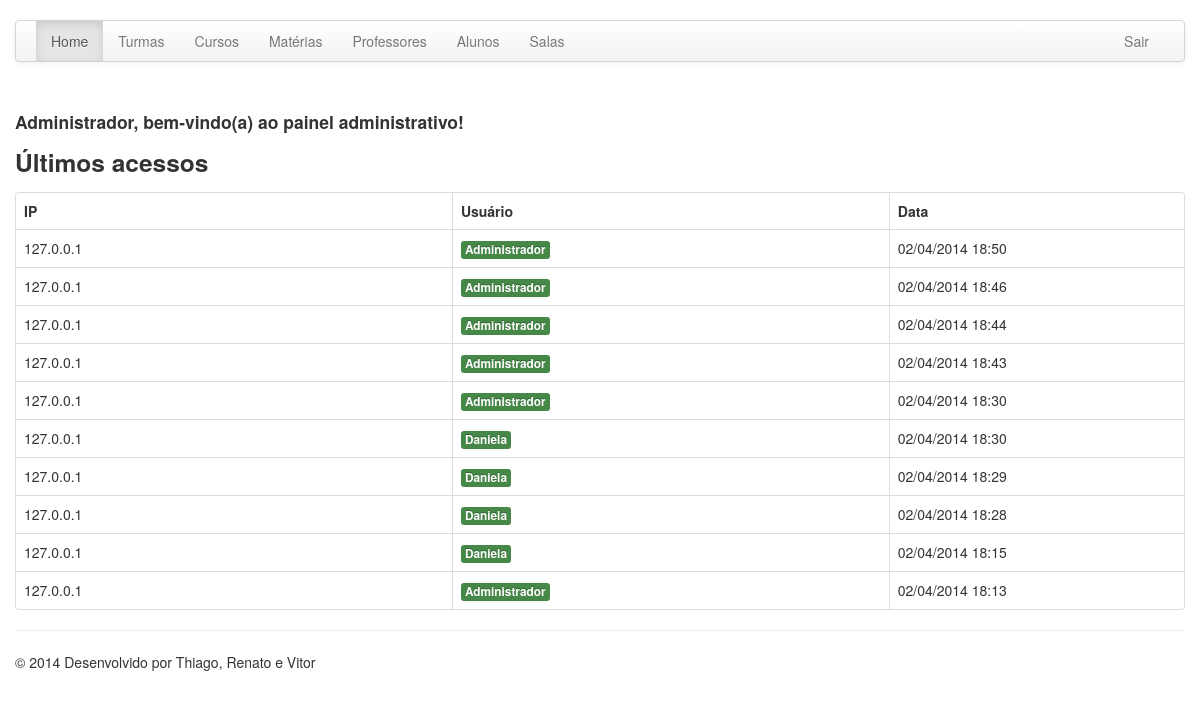
The app's page / (signed in) with its own data.
### tables this page shows
CREATE TABLE IF NOT EXISTS `log_acesso` (
  `pk_acesso` int(11) NOT NULL AUTO_INCREMENT,
  `ip` varchar(20) NOT NULL,
  `navegador` text NOT NULL,
  `usuario` varchar(20) NOT NULL,
  `data` timestamp NOT NULL DEFAULT CURRENT_TIMESTAMP,
  `status` int(11) NOT NULL,
  `permissao` int(11) NOT NULL DEFAULT '0',
  PRIMARY KEY (`pk_acesso`)
);

CREATE TABLE IF NOT EXISTS `professores` (
  `rp` varchar(10) NOT NULL,
  `nome` varchar(100) NOT NULL,
  `sexo` varchar(1) NOT NULL,
  `email` varchar(100) NOT NULL,
  PRIMARY KEY (`rp`)
);

### index.php (the view, shortened to what this page needs)
<?php
include "header.php";
if($_SESSION['permissao'] > 0)
{
	?>
	<h4><?php echo $_SESSION['nome']; ?>, bem-vindo(a) ao painel administrativo!</h4>
	<?php
	if($_SESSION['permissao'] == 10)
	{
			?>
			<h3>Últimos acessos</h3>
			<table class="table table-bordered">
				<thead>
					<tr>
						<th>IP</th>
						<th>Usuário</th>
						<th>Data</th>
					</tr>
				</thead>
				<tbody>
		            <?php
					$query="SELECT * FROM `log_acesso` INNER JOIN logins ON log_acesso.usuario = logins.usuario ORDER BY data DESC LIMIT 10";
				    $result = mysql_query($query);
					while ($row = mysql_fetch_array($result)) {
							$usuario = $row['usuario'];
							if($row['permissao']==1){
								$query="SELECT nome FROM alunos where ra='$usuario'";
								$result2 = mysql_query($query);
				    			$row2 = mysql_fetch_array($result2);
				    			$nome = $row2['nome'];
							}
							else if($row['permissao']==2){
								$query="SELECT nome FROM professores where rp='$usuario'";
								$result2 = mysql_query($query);
				    			$row2 = mysql_fetch_array($result2);
				    			$nome = $row2['nome'];
							}
							else $nome="Administrador";
						    echo "<tr>
									<td style='width:37%;'>".$row['ip']."</td>
									<td style='width:37%;'>";
									if($row['status'] == 1) echo "<span class='label label-success'>";
									else if($row['status'] == 0) echo "<span class='label label-warning'>";
									else echo "<span class='label label-important'>";
									echo $nome."</span></td>
									<td style='width:25%;'>".date('d/m/Y H:i', strtotime($row['data']))."</td>
								  </tr> ";
					}
					?>
				</tbody>
	        </table>
<?php
	}
}
include "footer.php";
?>

### records on screen
log_acesso: ip "127.0.0.1", logins.permissao "Administrador", data "02/04/2014 18:50"
log_acesso: ip "127.0.0.1", logins.permissao "Administrador", data "02/04/2014 18:46"
log_acesso: ip "127.0.0.1", logins.permissao "Administrador", data "02/04/2014 18:44"
log_acesso: ip "127.0.0.1", logins.permissao "Administrador", data "02/04/2014 18:43"
log_acesso: ip "127.0.0.1", logins.permissao "Administrador", data "02/04/2014 18:30"
log_acesso: ip "127.0.0.1", professores.nome "Daniela", data "02/04/2014 18:30"
log_acesso: ip "127.0.0.1", professores.nome "Daniela", data "02/04/2014 18:29"
log_acesso: ip "127.0.0.1", professores.nome "Daniela", data "02/04/2014 18:28"
log_acesso: ip "127.0.0.1", professores.nome "Daniela", data "02/04/2014 18:15"
log_acesso: ip "127.0.0.1", logins.permissao "Administrador", data "02/04/2014 18:13"

### other values on screen
$_SESSION['nome'] "Administrador"
